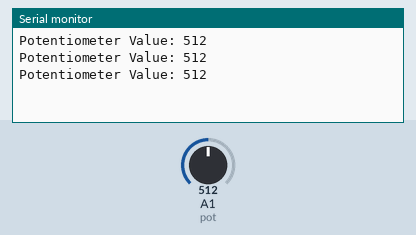
The sketch below on a simulated Arduino Uno, built with avr-gcc and run on an emulated ATmega328P. On the bench: the last lines printed to the serial monitor. The test bench sets the inputs (shaded band); at power-on: A1 (pot) = 512.

Above: at 1.3 s.
1.4 s: A1 (pot) set to 716
At 1.9 s:
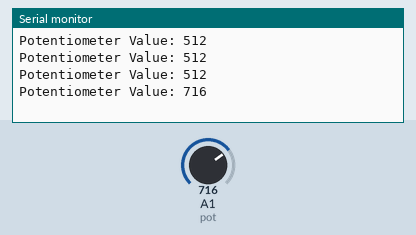
2.9 s: A1 (pot) set to 900
At 3.4 s:
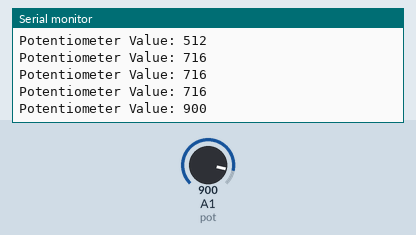
Timing chart, 0 to 5.9 s (numbered marks = the images above; inputs shaded):
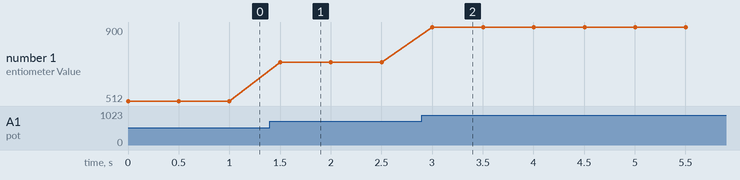

The sketch:

Activity3_Potentiometer.ino
```cpp
// (licence header left out)
#include <Arduino.h>
#define MONITOR_SPEED 9600

const int pot = A1; // Analog Pin for the Potentiometer
int value = 0;

void setup() {
  Serial.begin(MONITOR_SPEED);
}

void loop() {
  value = analogRead(pot);
  Serial.print("Potentiometer Value: ");
  Serial.println(value);
  delay(500); // Waits 500 milliseconds
}
```

Measured:
- after the input at 1.4 s, the serial monitor: prints a new line after 0.10 s (image 1)
- after the input at 2.9 s, the serial monitor: prints a new line after 0.10 s (image 2)
- plotted number 1: 512 → 716 after the input at 1.4 s, 716 → 900 after the input at 2.9 s
